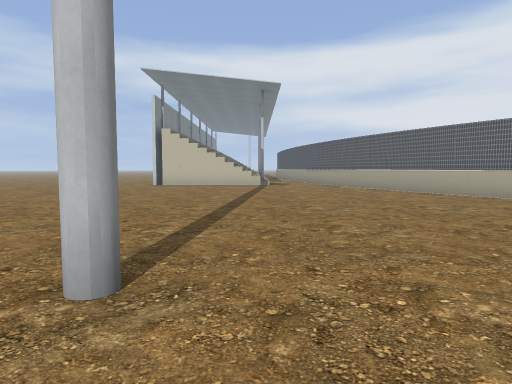
[1] (above)

21 first-person views from a walk through a level from a Godot 3-D game. The camera is 1.5 m above the floor, tilts 4° down and sees 75° across. The floor is counted in squares, 2 m on a side. Each view is taken from the middle of a square. On the plan, view 1 faces up. The plan holds only what a view shows up to about 11 squares ahead; the rest is blank. The place goes on beyond the plan. Some surface patterns are stand-ins.

[2]
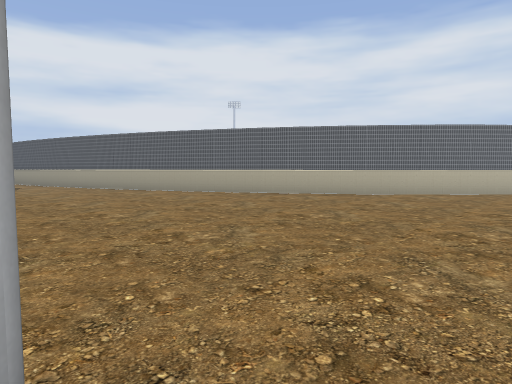

[3]
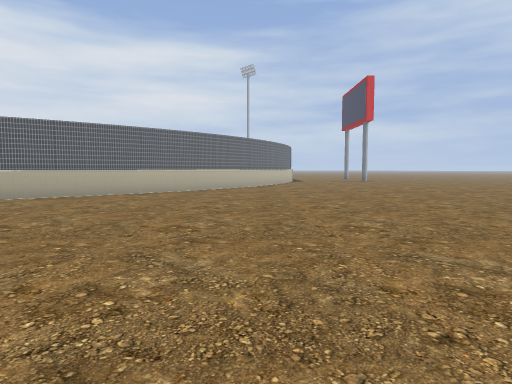

[4]
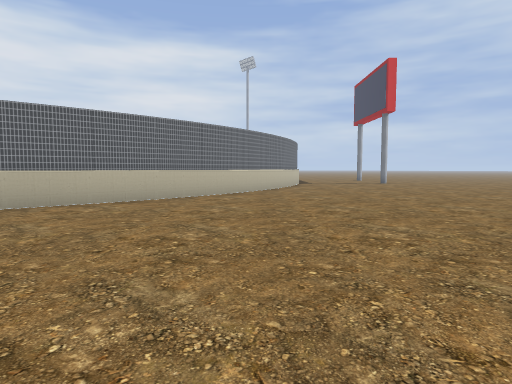

[5]
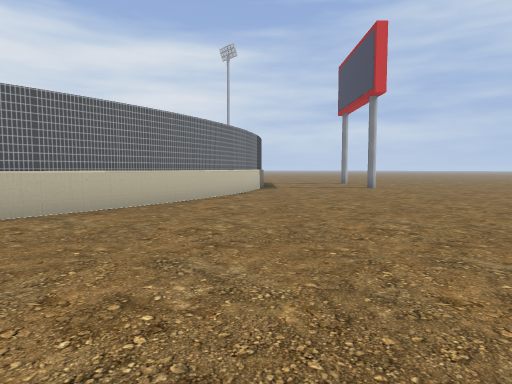

[6]
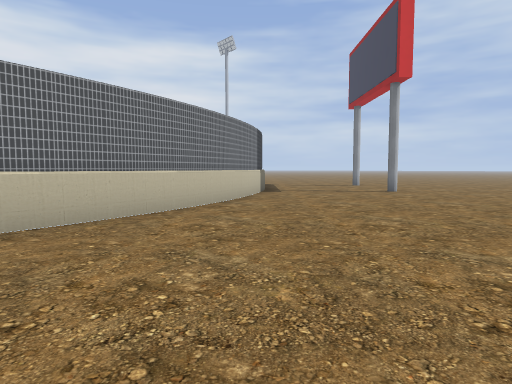

[7]
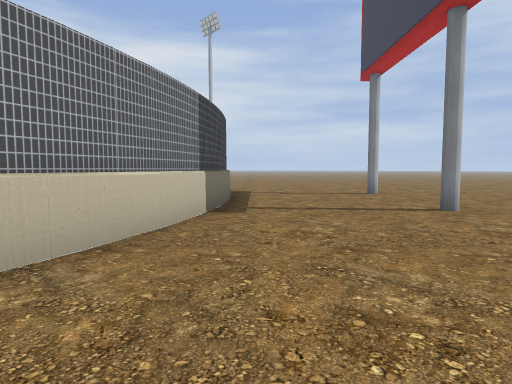

[8]
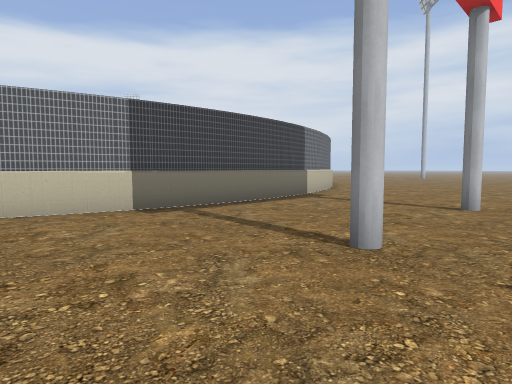

[9]
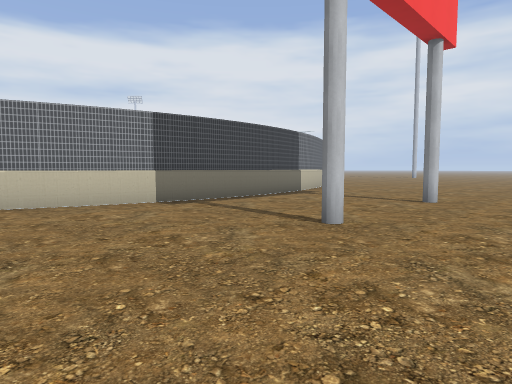

[10]
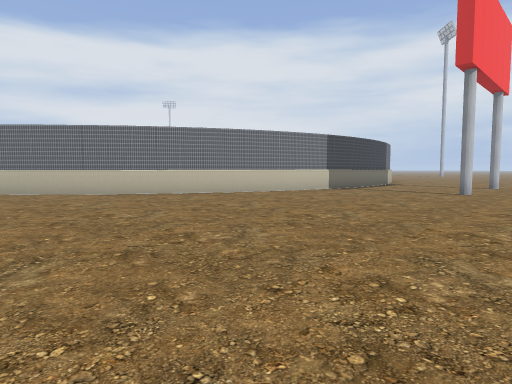

[11]
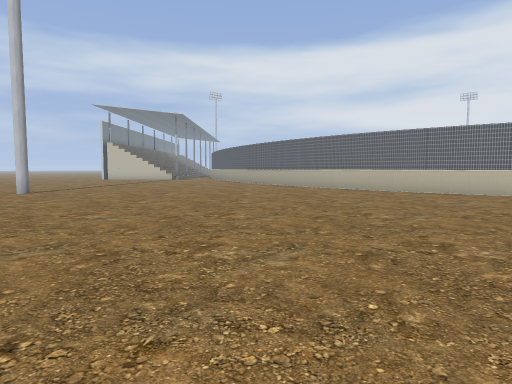

[12]
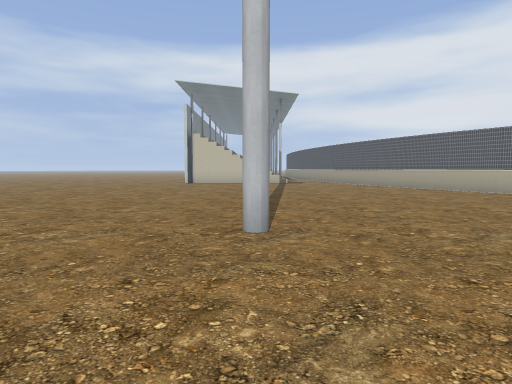

[13]
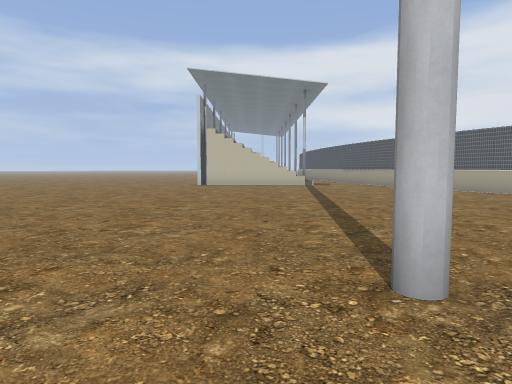

[14]
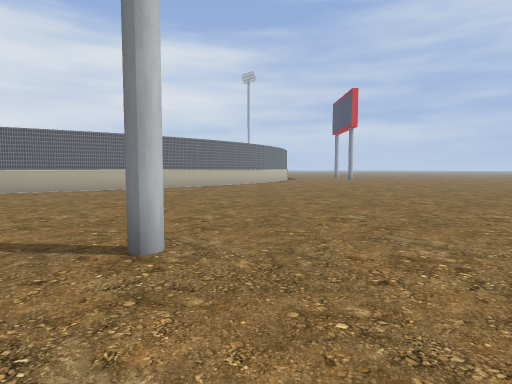

[15]
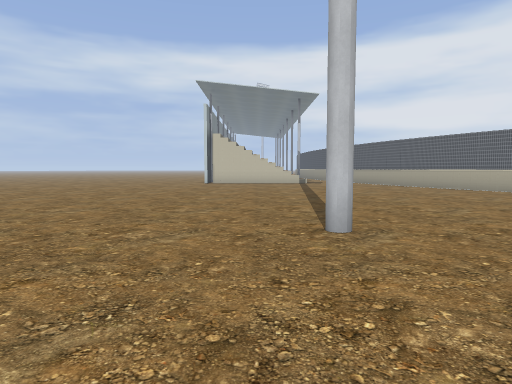

[16]
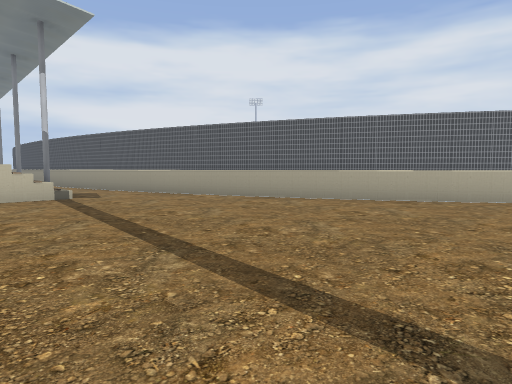

[17]
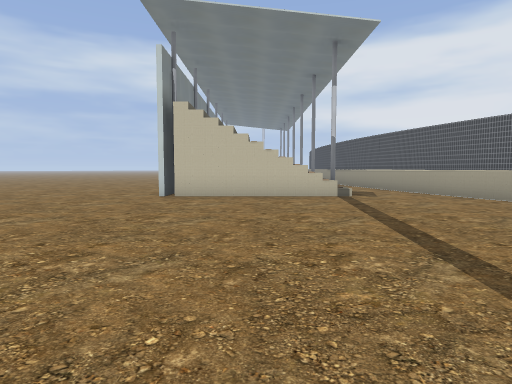

[18]
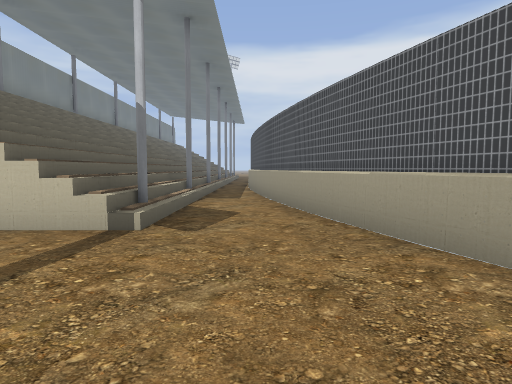

[19]
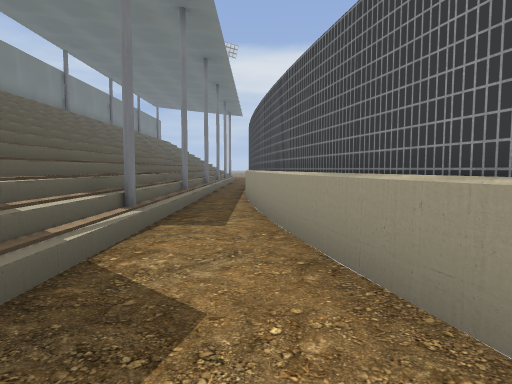

[20]
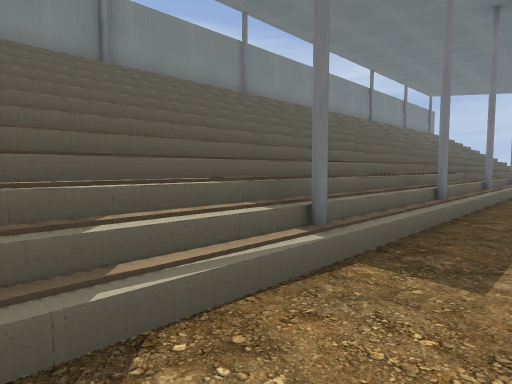

[21]
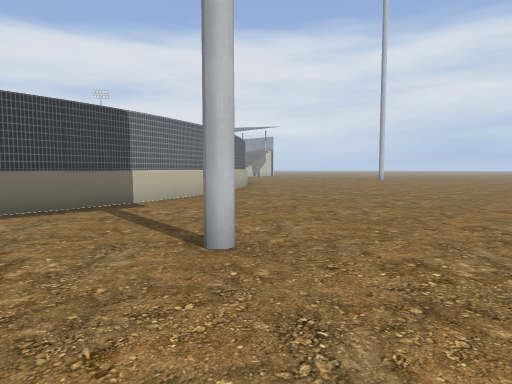

### Floor plan
Key: @ floor where view 1 was taken; # wall or solid block; . floor; / step, stairs or slope.
Columns run from 8 left of view 1 to 26 right of it. Each row starts with its distance up from view 1.
 30        /#
 29       ///
 28      ////
 27     #///#.
 26     #////.
 25     #////.
 24     #////.#
 23     #///#.#
 22     #////.#
 21     #////.##
 20     #///#..#
 19     #////..#
 18     #////..#
 17 ... #////..#
 16 ....#///#..##
 15 .....///....#
 14 ............#
 13  ...........##
 12  ............#
 11 .............##
 10 ..............#
  9 ..............##
  8 ...............#
  7 ...............##
  6 ................##
  5  ................#
  4  .................#
  3   .................##
  2    ....#............##
  1    ..................###
  0     ....@..............####     ###
 -1      .....................#######..
 -2       .............................
 -3          ..........................
 -4           .........................
 -5            ................#...#...
 -6             .......................
 -7              ......................
 -8               . .....  ..... .....

Positions as (right, up) in squares from view 1, and headings:
1: (0, 0), facing up
2: (-1, 1), facing up-right
3: (-1, 1), facing right
4: (2, 1), facing right
5: (6, -1), facing right
6: (8, -1), facing right
7: (13, -2), facing right
8: (16, -7), facing up-right
9: (15, -8), facing up-right
10: (8, -8), facing up-right
11: (6, -8), facing up
12: (-1, -2), facing up
13: (-2, 0), facing up
14: (-4, 1), facing right
15: (-2, -2), facing up
16: (-2, 6), facing up-right
17: (-2, 6), facing up
18: (2, 11), facing up
19: (2, 15), facing up
20: (2, 17), facing up-left
21: (21, -8), facing up-right
